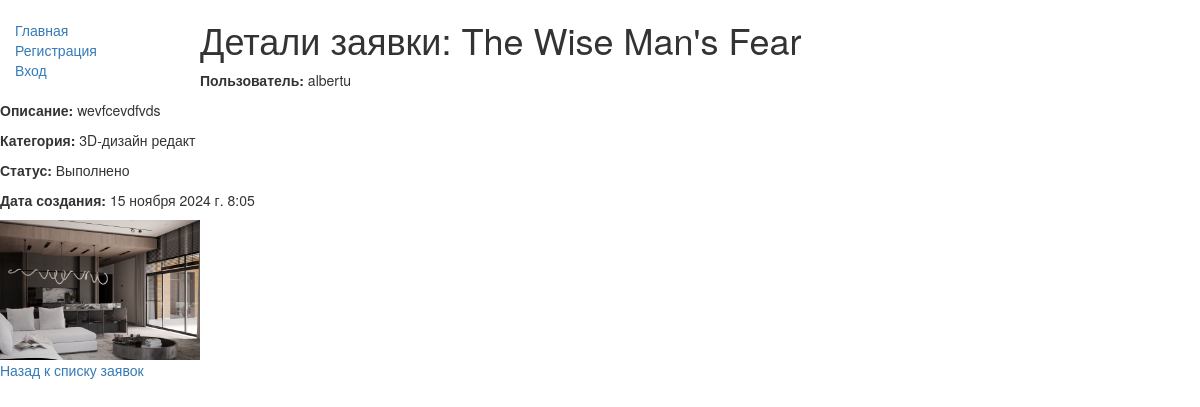
Screenshot of /main/application/3 with the database file from the repository.
### main/models.py (models this page shows, shortened)
class Application(models.Model):
    STATUS_CHOICES = [
        ('new', 'Новая'),
        ('in_progress', 'Принято в работу'),
        ('completed', 'Выполнено'),
    ]
    user = models.ForeignKey(CustomUser, on_delete=models.CASCADE)
    title = models.CharField(max_length=100)
    description = models.TextField()
    category = models.ForeignKey(Category, on_delete=models.SET_NULL, null=True, blank=True)
    status = models.CharField(max_length=20, choices=STATUS_CHOICES, default='new')
    created_at = models.DateTimeField(auto_now_add=True)
    image = models.ImageField(upload_to = 'application/', blank=True, null=True)

class CustomUser(AbstractUser):
    security_question  = models.ForeignKey('SecurityQuestion', on_delete=models.SET_NULL, null=True, blank=True)
    security_answer  = models.CharField(max_length=255, null=True, blank=True)
    def __str__(self):
        return self.username

class Category(models.Model):
    name = models.CharField(max_length=50, unique=True)
    def __str__(self):
        return self.name

### main/views.py (the view, shortened to what this page needs)
# urls.py: path('application/<int:pk>', views.ApplicationDetailView.as_view(), name='application_detail'),
class ApplicationDetailView(DetailView):
    model = Application
    template_name = 'main/application_detail.html'
    context_object_name = 'application'
    def get_context_data(self, **kwargs):
        context = super().get_context_data(**kwargs)
        if self.request.user.is_superuser:
            context['status_form'] = ApplicationStatusForm(instance=self.object)
        return context

### main/templates/main/application_detail.html (shortened to what this page needs)
{% extends "basic.html" %}
{% block content %}
    <h1>Детали заявки: {{ application.title }}</h1>
    <p><strong>Пользователь:</strong> {{ application.user }}</p>
    <p><strong>Описание:</strong> {{ application.description }}</p>
    <p><strong>Категория:</strong> {{ application.category }}</p>
    <p><strong>Статус:</strong> {{ application.get_status_display }}</p>
    <p><strong>Дата создания:</strong> {{ application.created_at }}</p>
  {% if application.image %}
    <img src="{{ application.image.url }}" alt="Изображение заявки" style="width: 200px;">
  {% else %}
    <p>Изображение отсутствует.</p>
  {% endif %}
    <br>
    <a href="{% url 'application' %}">Назад к списку заявок</a>
{% endblock %}

### main/static/css/styles.css (style rules this page uses)
img { width: 400px; }

### rows the page displays
Application: title "The Wise Man's Fear", user "albertu", description "wevfcevdfvds", category "3D-дизайн редакт", status "Выполнено", created_at "15 ноября 2024 г. 8:05", image (picture)
